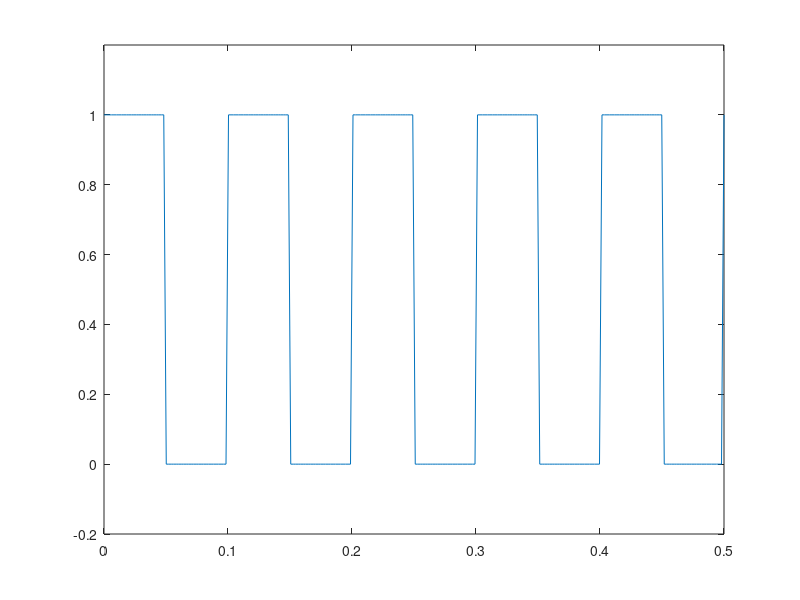
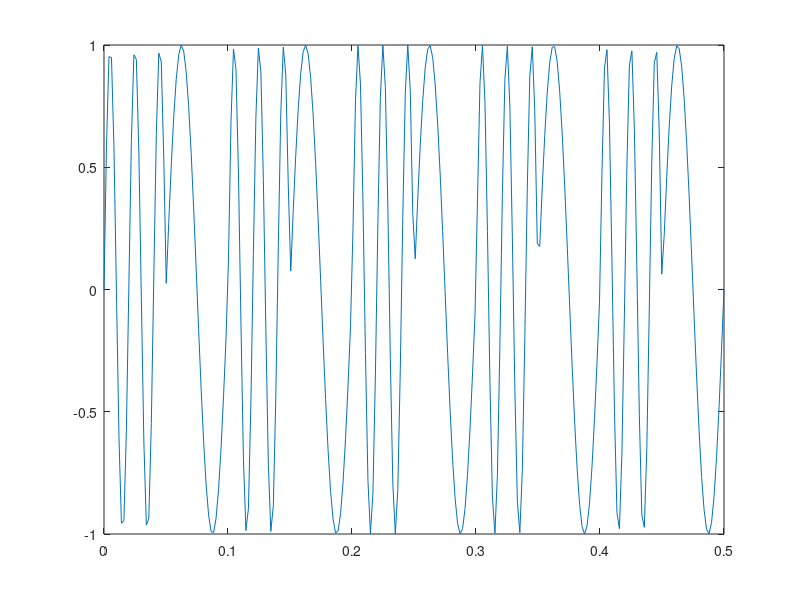

Write the MATLAB code that produced these figures, in order.
fm = 10;
fc1 = 50; fc2 = 20;
Fs = 500;
T = 0.5;

t = linspace(0, T, Fs*T);

m = (square(2*pi*fm*t) + 1) / 2;

figure(1)
plot(t,m);
ylim([-0.2, 1.2]);


c1 = sin(2*pi*fc1*t);
c2 = sin(2*pi*fc2*t);

s = zeros(1, Fs*T);
for i = 1:Fs*T
    if(m(i)==1)
        s(i)=c1(i);
    else
        s(i)=c2(i);
    end
end

figure(2)
plot(t, s)
